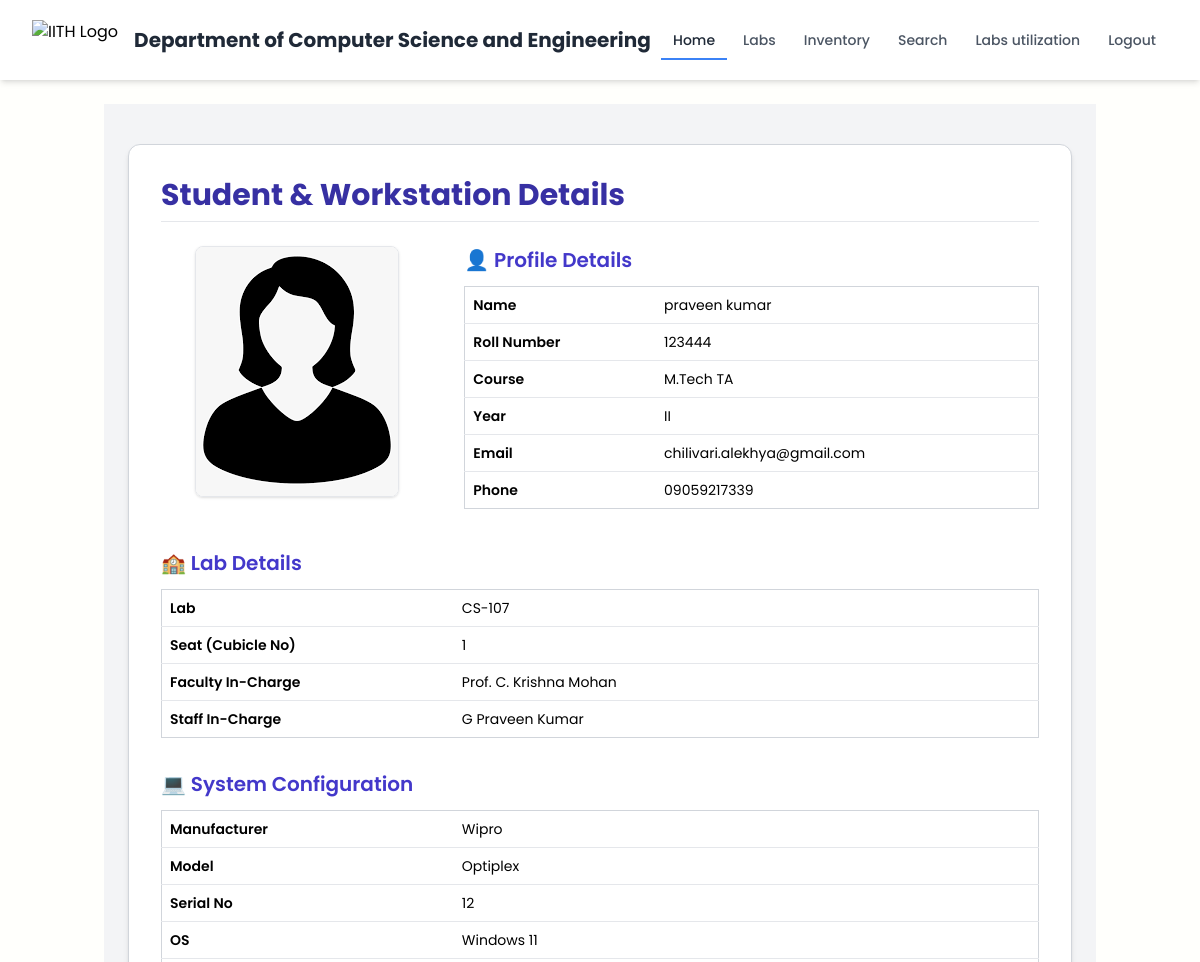
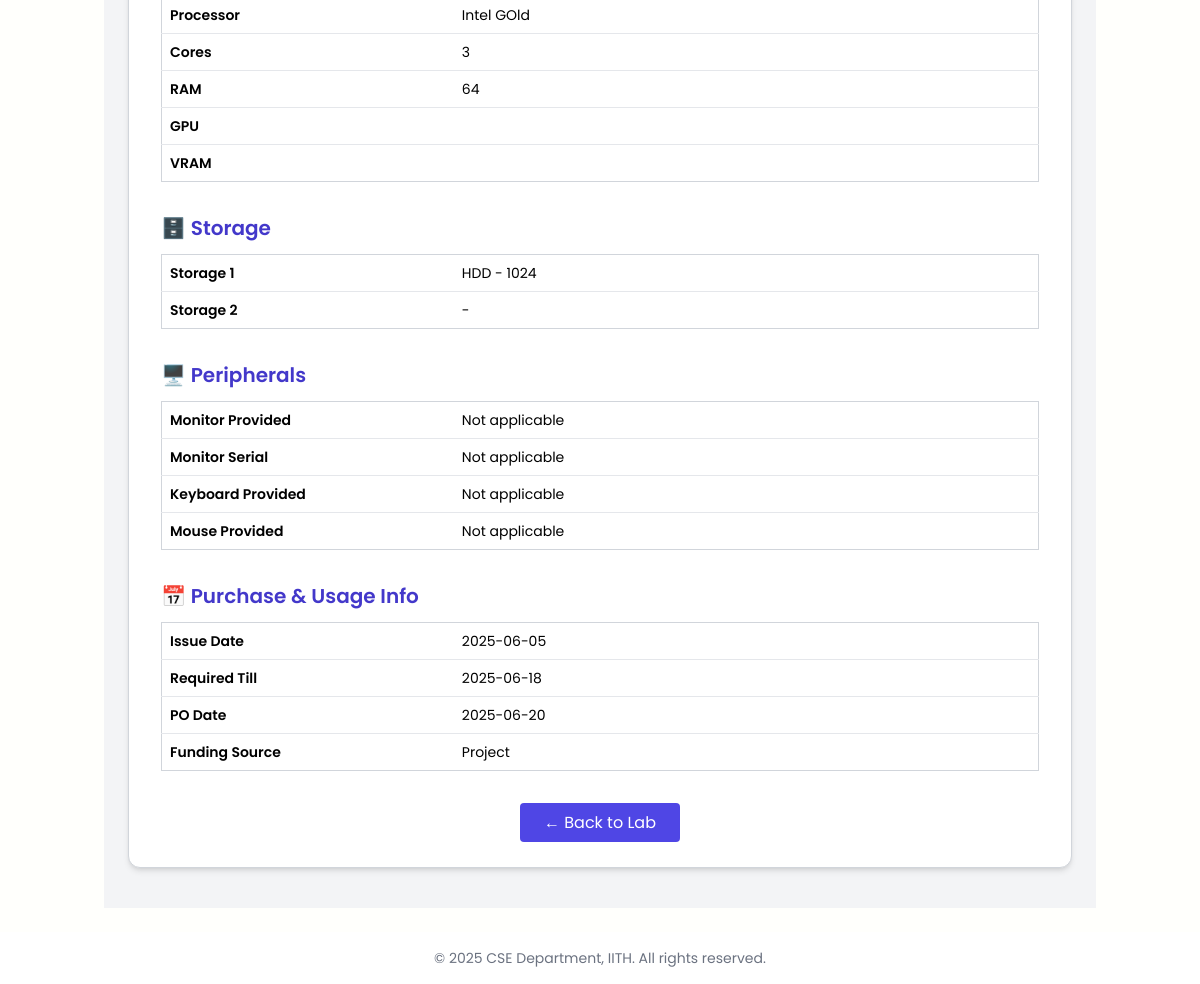
The app's page /student/123444 (signed in) with its own data (2 pictures, top to bottom).
### models.py (models this page shows)
class Workstation(db.Model):
    id = db.Column(db.Integer, primary_key=True)
    name = db.Column(db.String(100))
    roll = db.Column(db.String(20))
    course = db.Column(db.String(20))
    year = db.Column(db.String(10))
    faculty = db.Column(db.String(100))
    staff_incharge = db.Column(db.String(100))
    email = db.Column(db.String(100))
    phone = db.Column(db.String(20))
    room_lab_name = db.Column(db.String(50))
    cubicle_no = db.Column(db.String(10))
    manufacturer = db.Column(db.String(100))
    otherManufacturer = db.Column(db.String(100))
    model = db.Column(db.String(100))
    serial = db.Column(db.String(100))
    os = db.Column(db.String(50))
    otherOs = db.Column(db.String(50))
    processor = db.Column(db.String(100))
    cores = db.Column(db.String(10))
    ram = db.Column(db.String(20))
    otherRam = db.Column(db.String(20))
    storage_type1 = db.Column(db.String(50))
    storage_capacity1 = db.Column(db.String(20))
    storage_type2 = db.Column(db.String(50))
    storage_capacity2 = db.Column(db.String(20))
    gpu = db.Column(db.String(100))
    vram = db.Column(db.String(10))
    issue_date = db.Column(db.String(20))
    system_required_till = db.Column(db.String(20))
    po_date = db.Column(db.String(20))
    source_of_fund = db.Column(db.String(100))
    keyboard_provided = db.Column(db.String(10))
    keyboard_details = db.Column(db.String(100))
    mouse_provided = db.Column(db.String(10))
    mouse_details = db.Column(db.String(100))
    monitor_provided = db.Column(db.String(20))
    monitor_details = db.Column(db.String(100))
    monitor_size = db.Column(db.String(10))
    monitor_serial = db.Column(db.String(100))

### app.py (the view)
@app.route("/student/<roll>")
@login_required
def student_details(roll):
    student = Workstation.query.filter_by(roll=roll).first_or_404()
    return render_template("student_details.html", student=student)

### app.py (called while the page is built)
@login_manager.user_loader
def load_user(user_id):
    return User.query.get(int(user_id))

### templates/student_details.html (shortened to what this page needs)
{% extends "login_home.html" %}
{% block content %}
<section class="bg-gray-100 py-10">
  <div class="max-w-6xl mx-auto px-6">
    <div class="bg-white shadow-md rounded-xl p-8 border border-gray-300">
      <h2 class="text-3xl font-bold text-indigo-800 mb-6 border-b pb-2">Student & Workstation Details</h2>
      <div class="grid grid-cols-1 md:grid-cols-3 gap-8 mb-10">
        <div class="md:col-span-1 flex justify-center items-start">
          <img src="{{ student.photo_url or '/static/images/passport.png' }}"
               alt="Student Photo"
               class="w-50 h-50 object-cover rounded-lg border shadow">
        </div>
        <div class="md:col-span-2">
          <h3 class="text-xl font-semibold text-indigo-700 mb-3">👤 Profile Details</h3>
          <table class="w-full text-sm border border-gray-300">
            <tbody>
              <tr class="border-b"><td class="font-semibold p-2 w-1/3">Name</td><td class="p-2">{{ student.name }}</td></tr>
              <tr class="border-b"><td class="font-semibold p-2">Roll Number</td><td class="p-2">{{ student.roll }}</td></tr>
              <tr class="border-b"><td class="font-semibold p-2">Course</td><td class="p-2">{{ student.course }}</td></tr>
              <tr class="border-b"><td class="font-semibold p-2">Year</td><td class="p-2">{{ student.year }}</td></tr>
              <tr class="border-b"><td class="font-semibold p-2">Email</td><td class="p-2">{{ student.email }}</td></tr>
              <tr><td class="font-semibold p-2">Phone</td><td class="p-2">{{ student.phone }}</td></tr>
            </tbody>
          </table>
        </div>
      </div>
      <h3 class="text-xl font-semibold text-indigo-700 mt-8 mb-3">🏫 Lab Details</h3>
      <table class="w-full text-sm border border-gray-300 mb-8">
        <tbody>
          <tr class="border-b"><td class="font-semibold p-2 w-1/3">Lab</td><td class="p-2">{{ student.room_lab_name }}</td></tr>
          <tr class="border-b"><td class="font-semibold p-2">Seat (Cubicle No)</td><td class="p-2">{{ student.cubicle_no }}</td></tr>
          <tr class="border-b"><td class="font-semibold p-2">Faculty In-Charge</td><td class="p-2">{{ student.faculty }}</td></tr>
          <tr><td class="font-semibold p-2">Staff In-Charge</td><td class="p-2">{{ student.staff_incharge }}</td></tr>
        </tbody>
      </table>
      <h3 class="text-xl font-semibold text-indigo-700 mb-3">💻 System Configuration</h3>
      <table class="w-full text-sm border border-gray-300 mb-8">
        <tbody>
          <tr class="border-b"><td class="font-semibold p-2 w-1/3">Manufacturer</td><td class="p-2">{{ student.manufacturer or student.otherManufacturer }}</td></tr>
          <tr class="border-b"><td class="font-semibold p-2">Model</td><td class="p-2">{{ student.model }}</td></tr>
          <tr class="border-b"><td class="font-semibold p-2">Serial No</td><td class="p-2">{{ student.serial }}</td></tr>
          <tr class="border-b"><td class="font-semibold p-2">OS</td><td class="p-2">{{ student.os or student.otherOs }}</td></tr>
          <tr class="border-b"><td class="font-semibold p-2">Processor</td><td class="p-2">{{ student.processor }}</td></tr>
          <tr class="border-b"><td class="font-semibold p-2">Cores</td><td class="p-2">{{ student.cores }}</td></tr>
          <tr class="border-b"><td class="font-semibold p-2">RAM</td><td class="p-2">{{ student.ram or student.otherRam }}</td></tr>
          <tr class="border-b"><td class="font-semibold p-2">GPU</td><td class="p-2">{{ student.gpu }}</td></tr>
          <tr><td class="font-semibold p-2">VRAM</td><td class="p-2">{{ student.vram }}</td></tr>
        </tbody>
      </table>
      <h3 class="text-xl font-semibold text-indigo-700 mb-3">🗄️ Storage</h3>
      <table class="w-full text-sm border border-gray-300 mb-8">
        <tbody>
          <tr class="border-b"><td class="font-semibold p-2 w-1/3">Storage 1</td><td class="p-2">{{ student.storage_type1 }} - {{ student.storage_capacity1 }}</td></tr>
          <tr><td class="font-semibold p-2">Storage 2</td><td class="p-2">{{ student.storage_type2 }} - {{ student.storage_capacity2 }}</td></tr>
        </tbody>
      </table>
    <h3 class="text-xl font-semibold text-indigo-700 mb-3">🖥️ Peripherals</h3>
<table class="w-full text-sm border border-gray-300 mb-8">
  <tbody>
    <tr class="border-b">
      <td class="font-semibold p-2 w-1/3">Monitor Provided</td>
      <td class="p-2">
        {% if student.monitor_provided == 'yes' %}
          yes ({{ student.monitor_details or 'Not specified' }}, {{ student.monitor_size or 'Size unknown' }}")
        {% else %}
          Not applicable
        {% endif %}
      </td>
    </tr>
    <tr class="border-b">
      <td class="font-semibold p-2">Monitor Serial</td>
      <td class="p-2">
        {{ student.monitor_serial or 'Not applicable' }}
      </td>
    </tr>
    <tr class="border-b">
      <td class="font-semibold p-2">Keyboard Provided</td>
      <td class="p-2">
        {% if student.keyboard_provided == 'yes' %}
          yes ({{ student.keyboard_details or 'Not specified' }})
        {% else %}
          Not applicable
        {% endif %}
      </td>
    </tr>
    <tr>
      <td class="font-semibold p-2">Mouse Provided</td>
      <td class="p-2">
        {% if student.mouse_provided == 'yes' %}
          yes ({{ student.mouse_details or 'Not specified' }})
        {% else %}
          Not applicable
        {% endif %}
      </td>
    </tr>
  </tbody>
</table>
      <h3 class="text-xl font-semibold text-indigo-700 mb-3">📅 Purchase & Usage Info</h3>
      <table class="w-full text-sm border border-gray-300 mb-10">
        <tbody>
          <tr class="border-b"><td class="font-semibold p-2 w-1/3">Issue Date</td><td class="p-2">{{ student.issue_date }}</td></tr>
          <tr class="border-b"><td class="font-semibold p-2">Required Till</td><td class="p-2">{{ student.system_required_till }}</td></tr>
          <tr class="border-b"><td class="font-semibold p-2">PO Date</td><td class="p-2">{{ student.po_date }}</td></tr>
          <tr><td class="font-semibold p-2">Funding Source</td><td class="p-2">{{ student.source_of_fund }}</td></tr>
        </tbody>
      </table>
      <div class="text-center">
        <a href="/lab_details/{{ student.room_lab_name }}"
           class="bg-indigo-600 text-white px-6 py-2 rounded hover:bg-indigo-700 transition">
          ← Back to Lab
        </a>
      </div>
    </div>
  </div>
</section>
{% endblock %}

### templates/login_home.html (style rules this page uses)
body { font-family: 'Poppins', sans-serif; background-color: #fffffc; }

### records on screen
Workstation: name "praveen kumar", roll "123444", course "M.Tech TA", year "II", email "chilivari.alekhya@gmail.com", phone "09059217339", room_lab_name "CS-107", cubicle_no "1", faculty "Prof. C. Krishna Mohan", staff_incharge "G Praveen Kumar", manufacturer "Wipro", model "Optiplex", serial "12", os "Windows 11", processor "Intel GOld", cores "3", ram "64", storage_type1 "HDD", storage_capacity1 "1024", monitor_serial "Not applicable", issue_date "2025-06-05", system_required_till "2025-06-18", po_date "2025-06-20", source_of_fund "Project"

### other values on screen
{{ current_year or "2025" }} "2025"
